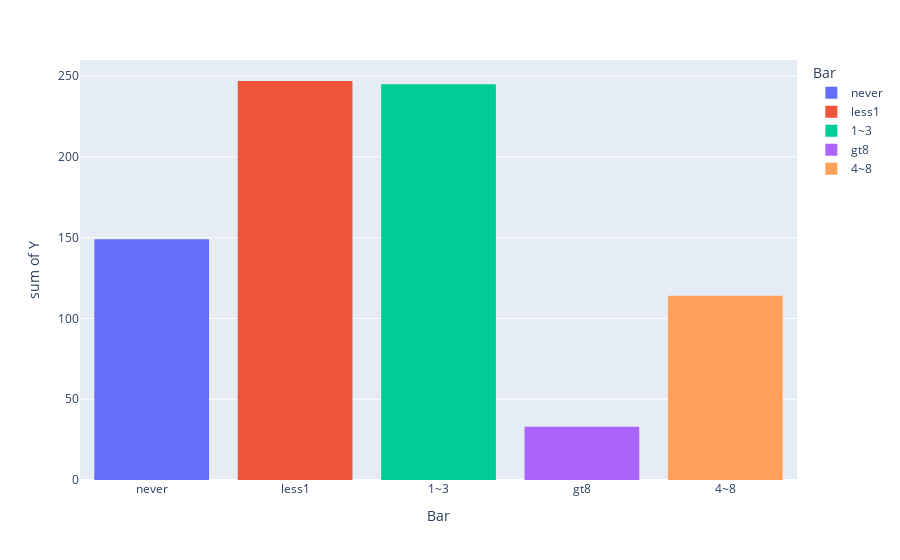

Notebook source saved alongside this figure:
### Code cell
import plotly.express as px
fig = px.histogram(bar_coupon, x = "Bar", y = "Y", color = "Bar")
fig.show()

### Figure 1 — Plotly figure (JSON) as saved in the notebook; plotly's stock layout.template omitted (floating-point values rounded to 4 significant figures; data arrays with more than 128 entries replaced by an {"elided": "..."} marker saying what was removed)
{"data": [{"alignmentgroup": "True", "bingroup": "x", "histfunc": "sum", "hovertemplate": "Bar=%{x}<br>sum of Y=%{y}<extra></extra>", "legendgroup": "never", "marker": {"color": "#636efa", "pattern": {"shape": ""}}, "name": "never", "offsetgroup": "never", "orientation": "v", "showlegend": true, "type": "histogram", "x": {"elided": "788 str values"}, "xaxis": "x", "y": {"elided": "788 int values"}, "yaxis": "y"}, {"alignmentgroup": "True", "bingroup": "x", "histfunc": "sum", "hovertemplate": "Bar=%{x}<br>sum of Y=%{y}<extra></extra>", "legendgroup": "less1", "marker": {"color": "#EF553B", "pattern": {"shape": ""}}, "name": "less1", "offsetgroup": "less1", "orientation": "v", "showlegend": true, "type": "histogram", "x": {"elided": "553 str values"}, "xaxis": "x", "y": {"elided": "553 int values"}, "yaxis": "y"}, {"alignmentgroup": "True", "bingroup": "x", "histfunc": "sum", "hovertemplate": "Bar=%{x}<br>sum of Y=%{y}<extra></extra>", "legendgroup": "1~3", "marker": {"color": "#00cc96", "pattern": {"shape": ""}}, "name": "1~3", "offsetgroup": "1~3", "orientation": "v", "showlegend": true, "type": "histogram", "x": {"elided": "379 str values"}, "xaxis": "x", "y": {"elided": "379 int values"}, "yaxis": "y"}, {"alignmentgroup": "True", "bingroup": "x", "histfunc": "sum", "hovertemplate": "Bar=%{x}<br>sum of Y=%{y}<extra></extra>", "legendgroup": "gt8", "marker": {"color": "#ab63fa", "pattern": {"shape": ""}}, "name": "gt8", "offsetgroup": "gt8", "orientation": "v", "showlegend": true, "type": "histogram", "x": ["gt8", "gt8", "gt8", "gt8", "gt8", "gt8", "gt8", "gt8", "gt8", "gt8", "gt8", "gt8", "gt8", "gt8", "gt8", "gt8", "gt8", "gt8", "gt8", "gt8", "gt8", "gt8", "gt8", "gt8", "gt8", "gt8", "gt8", "gt8", "gt8", "gt8", "gt8", "gt8", "gt8", "gt8", "gt8", "gt8", "gt8", "gt8", "gt8", "gt8", "gt8", "gt8", "gt8", "gt8", "gt8", "gt8"], "xaxis": "x", "y": [1, 1, 1, 0, 1, 1, 1, 1, 1, 1, 1, 1, 1, 1, 1, 1, 1, 1, 1, 1, 1, 0, 0, 1, 0, 1, 1, 1, 0, 0, 0, 0, 0, 0, 1, 1, 0, 0, 1, 1, 1, 1, 1, 0, 1, 1], "yaxis": "y"}, {"alignmentgroup": "True", "bingroup": "x", "histfunc": "sum", "hovertemplate": "Bar=%{x}<br>sum of Y=%{y}<extra></extra>", "legendgroup": "4~8", "marker": {"color": "#FFA15A", "pattern": {"shape": ""}}, "name": "4~8", "offsetgroup": "4~8", "orientation": "v", "showlegend": true, "type": "histogram", "x": {"elided": "147 str values"}, "xaxis": "x", "y": {"elided": "147 int values"}, "yaxis": "y"}], "layout": {"barmode": "relative", "legend": {"title": {"text": "Bar"}, "tracegroupgap": 0}, "margin": {"t": 60}, "xaxis": {"anchor": "y", "categoryarray": ["never", "less1", "1~3", "gt8", "4~8"], "categoryorder": "array", "domain": [0, 1], "title": {"text": "Bar"}}, "yaxis": {"anchor": "x", "domain": [0, 1], "title": {"text": "sum of Y"}}}}
